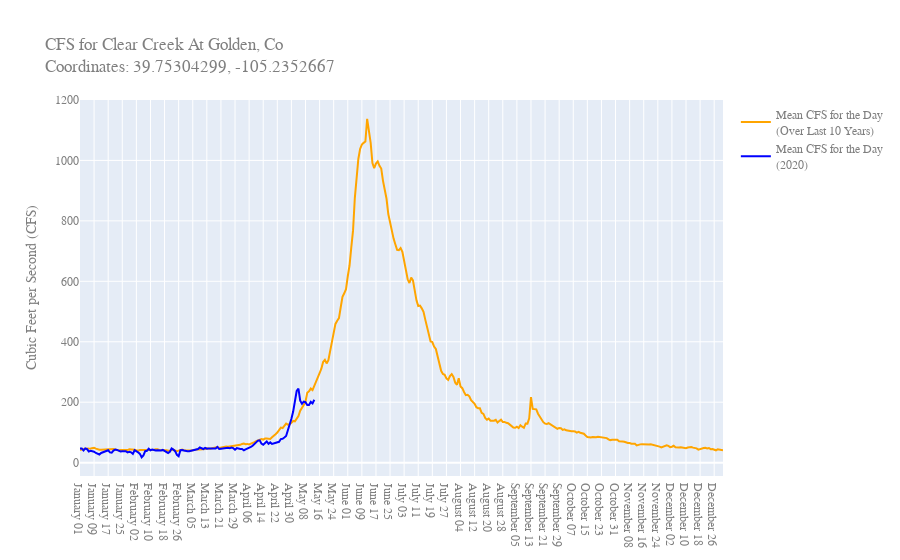

This figure's notebook cell:
### Code cell
import plotly.graph_objects as go
fig = go.Figure()

fig.add_trace(go.Scatter(x=his_cfs_df['new_day'], y=his_cfs_df['mean_cfs'], name='{} CFS for the Day<br>(Over Last 10 Years)'.format(stat.title()),
                         line=dict(color='orange', width=2)))

fig.add_trace(go.Scatter(x=rec_cfs_df['new_day'], y=rec_cfs_df['mean_cfs'], name='{} CFS for the Day<br>(2020)'.format(stat.title()),
                         line=dict(color='blue', width=2)))

fig.update_layout(
    title_text="CFS for {}<br>Coordinates: {}, {}".format(site_name.title(), lat, lon),
    font=dict(family='Courier New, monospace', size=12, color='#7f7f7f'),
    yaxis_title="Cubic Feet per Second (CFS)"
)
fig.show()

### Figure 1 — Plotly figure (JSON) as saved in the notebook; plotly's stock layout.template omitted (floating-point values rounded to 4 significant figures; data arrays with more than 128 entries replaced by an {"elided": "..."} marker saying what was removed)
{"data": [{"line": {"color": "orange", "width": 2}, "name": "Mean CFS for the Day<br>(Over Last 10 Years)", "type": "scatter", "x": {"elided": "366 str values"}, "y": {"elided": "366 float values"}}, {"line": {"color": "blue", "width": 2}, "name": "Mean CFS for the Day<br>(2020)", "type": "scatter", "x": {"elided": "134 str values"}, "y": {"elided": "134 int values"}}], "layout": {"font": {"color": "#7f7f7f", "family": "Courier New, monospace", "size": 12}, "title": {"text": "CFS for Clear Creek At Golden, Co<br>Coordinates: 39.75304299, -105.2352667"}, "yaxis": {"title": {"text": "Cubic Feet per Second (CFS)"}}}}
